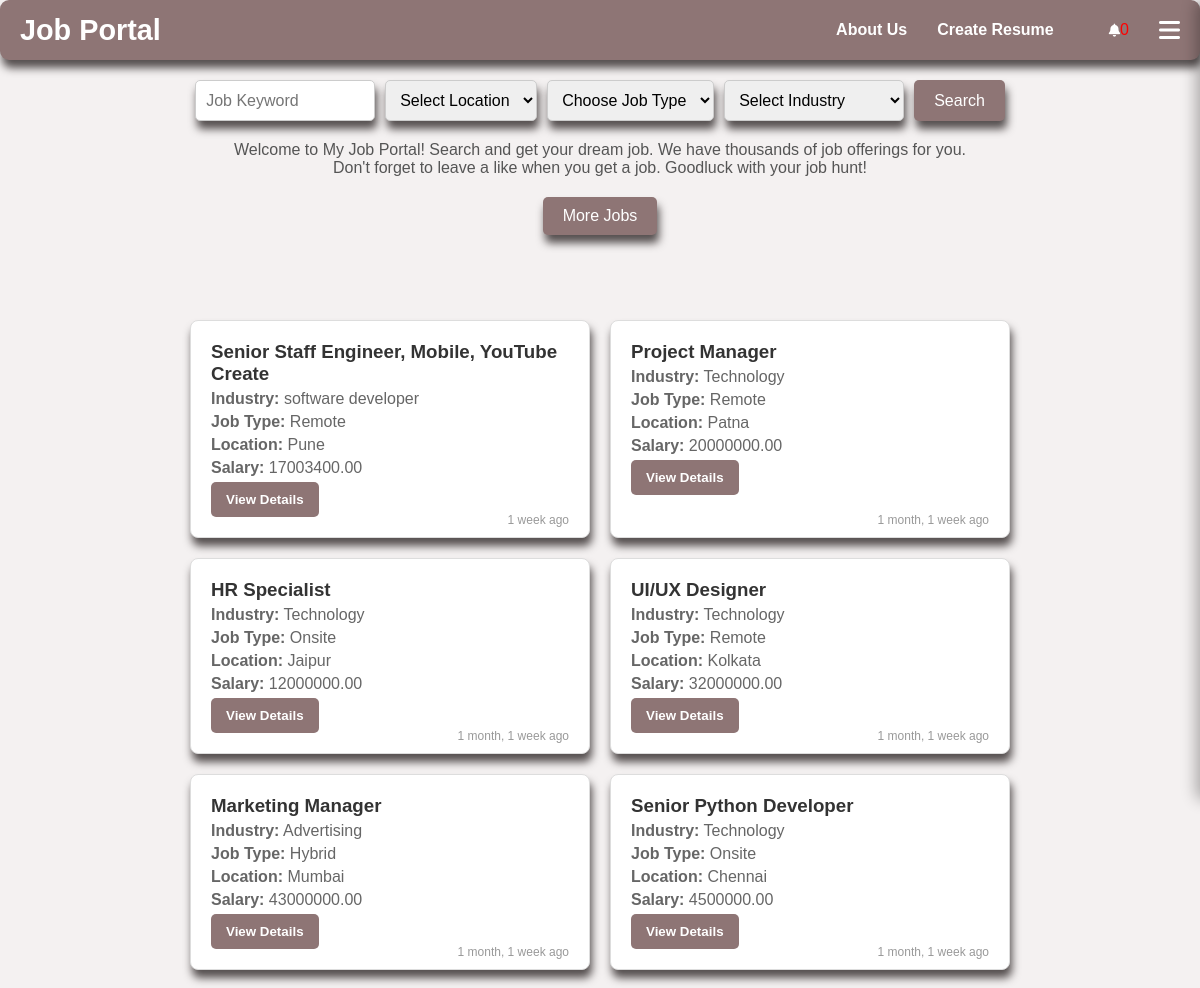
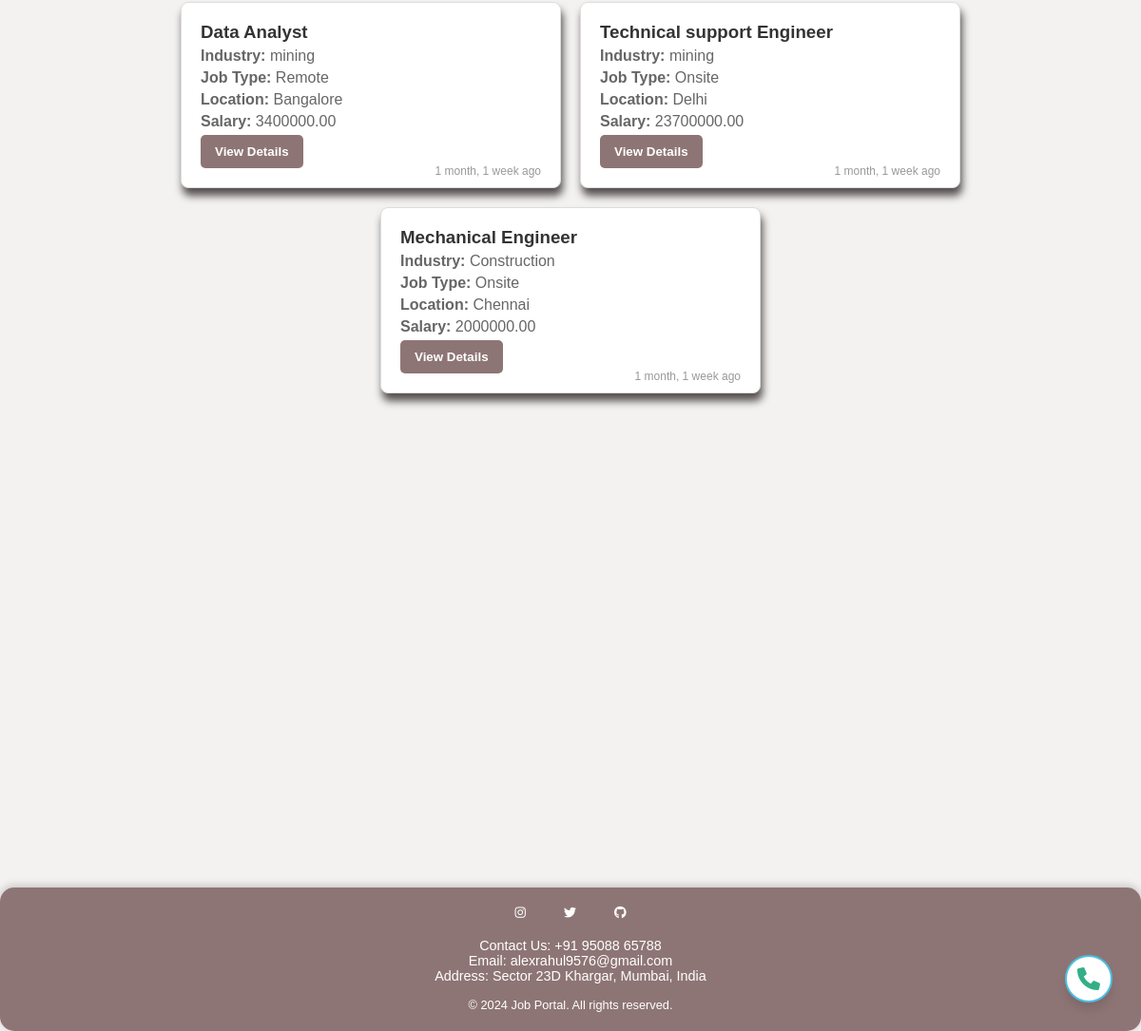
Screenshot of /Alljobs/ with the database file from the repository (2 pictures, top to bottom).
### job_app/models.py (models this page shows, shortened)
class Job(models.Model):
    company_name = models.CharField(max_length=100, null=True, blank=True)
    founded_date = models.DateField(null=True, blank=True)
    company_location = models.CharField(max_length=100, null=True, blank=True)
    title = models.CharField(max_length=100)
    industry = models.CharField(max_length=100)
    job_type = models.CharField(max_length=50, choices=[
        ('Remote', 'Remote'),
        ('Onsite', 'Onsite'),
        ('Hybrid', 'Hybrid')
    ])
    location = models.CharField(max_length=100)
    salary = models.DecimalField(max_digits=10, decimal_places=2)
    requirements = models.TextField()
    ideal_candidate = models.TextField(default='N/A')
    availability = models.BooleanField(default=True)
    vacancy_limit = models.IntegerField(default=0)  # Maximum number of positions
    filled_vacancies = models.IntegerField(default=0)
    created_at = models.DateTimeField(auto_now_add=True)
    user = models.ForeignKey(settings.AUTH_USER_MODEL, on_delete=models.CASCADE, null=True)
    applicants = models.ManyToManyField('Applicant.Applicant', related_name='applied_jobs', blank=True)

### Applicant/views.py (the view)
# urls.py: path('Alljobs/',views.Alljobs,name='Alljobs'),
def Alljobs(request):
    jobs = Job.objects.order_by('-created_at')[:9]
    keyword = request.GET.get('job-keyword')
    location = request.GET.get('location')
    job_type = request.GET.get('job-type')
    industry = request.GET.get('industry')
    if keyword:
        jobs = jobs.filter(title__icontains=keyword)
    if location:
        jobs = jobs.filter(location__icontains=location)
    if job_type:
        jobs = jobs.filter(job_type__iexact=job_type)
    if industry:
        jobs = jobs.filter(industry__iexact=industry)
    return render(request, 'Alljobs.html', {'jobs': jobs})

### Applicant/context_processors.py (called while the page is built, shortened)
def applicant_context(request):
    applicant = None
    has_resume = False
    applied_jobs_count = 0
    saved_jobs_count = 0  # New variable for saved jobs count
    applicant_id = request.session.get('applicant_id')
    return {
        'applicant': applicant,
        'has_resume': has_resume,
        'applied_jobs_count': applied_jobs_count,
        'saved_jobs_count': saved_jobs_count,  # Include saved jobs count in context
    }

### job_app/context_processors.py (called while the page is built)
def recruiter_context(request):
    if request.user.is_authenticated:
        jobs = Job.objects.filter(user=request.user).order_by('-created_at')
    else:
        jobs = Job.objects.none()
    return {
        'recruiter_jobs': jobs,
        'is_recruiter': request.user.is_authenticated,
    }

### Applicant/templates/Alljobs.html (shortened to what this page needs)
{% extends "header_m.html" %}
{% block body %}
<html lang="en">
<head>
    <link rel="stylesheet" href="https://cdnjs.cloudflare.com/ajax/libs/font-awesome/6.0.0-beta3/css/all.min.css">
</head>
<body>
 <div class="container">
        <form method="GET" action="{% url 'job_list1' %}">
    <input type="text" placeholder="Job Keyword" name="job-keyword">
     <select name="location">
        <option value="">Select Location</option>
    </select>
    <select name="job-type">
        <option value="">Choose Job Type</option>
    </select>
    <select name="industry">
        <option value="">Select Industry</option>
    </select>
    <button type="submit">Search</button>
</form>
        <p>Welcome to My Job Portal! Search and get your dream job. We have thousands of job offerings for you. Don't forget to leave a like when you get a job. Goodluck with your job hunt!</p>
        <button type="submit">More Jobs</button>
    </div>
<div class="pop">
    <a href="{% url 'contact' %}"><i id="pop" class="fa-solid fa-phone"></i></a>
</div>
<div class="contain">
    {% for job in jobs %}
    <div class="job-card">
        <h3>{{ job.title }}</h3>
        <p><strong>Industry:</strong> {{ job.industry }}</p>
        <p><strong>Job Type:</strong> {{ job.job_type }}</p>
        <p><strong>Location:</strong> {{ job.location }}</p>
        <p><strong>Salary:</strong> {{ job.salary }}</p>
        <button id="sec"><a href="{% url 'job_detail' job.id %}" class="btn btn-primary">View Details</a></button>
        <span class="time">{{ job.created_at|timesince }} ago</span>
    </div>
    {% empty %}
    <p>No jobs found.</p>
    {% endfor %}
</div>
<footer>
    <div class="footer-links">
        <a href="https://www.instagram.com" target="_blank"><i class="fab fa-instagram"></i></a>
        <a href="https://www.twitter.com" target="_blank"><i class="fab fa-twitter"></i></a>
        <a href="https://www.github.com" target="_blank"><i class="fab fa-github"></i></a>
    </div>
    <div class="contact-details">
        <p>Contact Us: +91 95088 65788</p>
        <p>Email: alexrahul9576@gmail.com</p>
        <p>Address: Sector 23D Khargar, Mumbai, India</p>
    </div>
    <p class="footer-copy">© 2024 Job Portal. All rights reserved.</p>
</footer>
</body>
</html>
{% endblock %}

### Applicant/templates/header_m.html (style rules this page uses)
* { margin: 0; padding: 0; box-sizing: border-box; }
body { font-family: 'Segoe UI', Tahoma, Geneva, Verdana, sans-serif; background: #f4f1f1; color: #333; padding-top: 60px; scroll-behavior: smooth; }
footer { background-color: #8e7575; margin-top: 500px; color: white; text-align: center; padding: 20px; box-shadow: 0 -6px 8px rgba(0, 0, 0, 0.2); }
.footer-links a { color: white; font-size: 1.5em; margin: 0 10px; transition: color 0.3s; }

### Applicant/templates/Alljobs.html (style rules this page uses)
* { margin: 0; padding: 0; box-sizing: border-box; }
body { font-family: Arial, sans-serif; background-color: #f4f1f1; padding-top: 60px; scroll-behavior: smooth; }
.container { height: 30vh; max-width: 800px; margin: 0 auto; padding: 20px; text-align: center; }
.container form { display: flex; justify-content: center; gap: 10px; margin-bottom: 20px; }
.container input[type="text"], select { padding: 10px; font-size: 16px; border: 1px solid #ccc; box-shadow: 2px 8px 8px #554f4f; border-radius: 5px; width: 180px; }
.container input[type="text"] { flex: 1; }
.container button { position: relative; top: 0; right: 0; font-size: 16px; cursor: pointer; color: white; background-color: #8e7575; border: none; padding: 10px 20px; border-radius: 5px; box-shadow: 2px 8px 8px #554f4f; transition: background-color 0.3s; }
.container p { color: #555; font-size: 16px; margin-bottom: 20px; }
i { font-size: 13px; }
.contain a { text-decoration: none; color: white; font-weight: bold; transition: color 0.3s; }
.pop { height: 50px; width: 50px; border: 2px solid #4bbfe6; border-radius: 50%; position: fixed; display: flex; justify-content: center; align-items: center; bottom: 30px; right: 30px; background-color: white; box-shadow: 0 8px 10px rgba(0, 0, 0, 0.1); transition: background-color 0.3s; z-index: 300; }
#pop { color: #34af85; font-size: 1.5em; }
.contain { display: flex; flex-wrap: wrap; justify-content: center; gap: 20px; padding: 20px; }
.job-card { background-color: white; border: 1px solid #ddd; border-radius: 8px; padding: 20px; width: 400px; box-shadow: 2px 8px 8px #554f4f; position: relative; transition: transform 0.3s, box-shadow 0.3s; }
.job-card h3 { margin-top: 0; color: #333; }
.job-card p { margin: 5px 0; color: #666; }
.job-card #sec { background-color: #8e7575; color: white; border: none; padding: 10px 15px; border-radius: 5px; cursor: pointer; }
.job-card .time { position: absolute; bottom: 10px; right: 20px; font-size: 12px; color: #999; }
footer { background-color: #8e7575; color: white; text-align: center; border-radius: 15px; padding: 20px 20px; box-shadow: 0 -2px 10px rgba(0, 0, 0, 0.2); }
.footer-links { display: flex; justify-content: center; gap: 20px; margin-bottom: 20px; }
.footer-links a { color: white; font-size: 1.5em; transition: color 0.3s; }
.contact-details { margin: 15px 0; font-size: 0.9em; }
.footer-copy { font-size: 0.8em; margin-top: 10px; }
form button { cursor: pointer; color: #8e7575; border: 1px solid white; position: absolute; top: 10px; right: 10px; font-size: 1.5em; transition: color 0.3s; }

### rows the page displays
Job: title "Senior Staff Engineer, Mobile, YouTube Create", industry "software developer", job_type "Remote", location "Pune", salary "17003400.00", created_at "1 week"
Job: title "Project Manager", industry "Technology", job_type "Remote", location "Patna", salary "20000000.00", created_at "1 month, 1 week"
Job: title "HR Specialist", industry "Technology", job_type "Onsite", location "Jaipur", salary "12000000.00", created_at "1 month, 1 week"
Job: title "UI/UX Designer", industry "Technology", job_type "Remote", location "Kolkata", salary "32000000.00", created_at "1 month, 1 week"
Job: title "Marketing Manager", industry "Advertising", job_type "Hybrid", location "Mumbai", salary "43000000.00", created_at "1 month, 1 week"
Job: title "Senior Python Developer", industry "Technology", job_type "Onsite", location "Chennai", salary "4500000.00", created_at "1 month, 1 week"
Job: title "Data Analyst", industry "mining", job_type "Remote", location "Bangalore", salary "3400000.00", created_at "1 month, 1 week"
Job: title "Technical support Engineer", industry "mining", job_type "Onsite", location "Delhi", salary "23700000.00", created_at "1 month, 1 week"
Job: title "Mechanical Engineer", industry "Construction", job_type "Onsite", location "Chennai", salary "2000000.00", created_at "1 month, 1 week"
